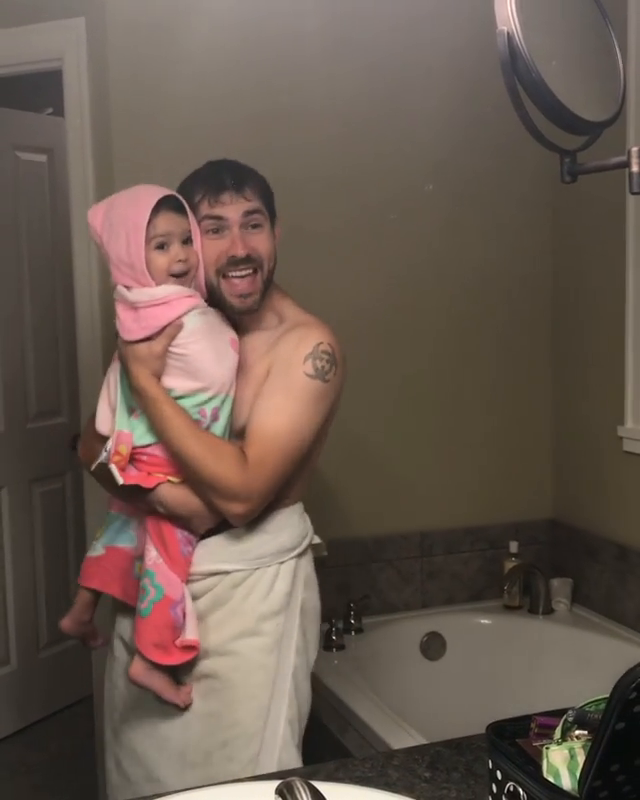
#> input picture frame 90 of video.mp4, 640 x 800 px
$ python face.py
#> lines starting #> are read from the running program, lines starting #| are printed output that depends on the picture; after the words box and inside, x2 and y2 are one past the last pixel; in counts of white or black regions, pixels touching at a corner belong together
import cv2
face_cascade = cv2.CascadeClassifier('haarcascade_frontalface_default.xml')
cap = cv2.VideoCapture('video.mp4')


while True:
    _, img = cap.read()
#> img is the input picture: shape (800, 640, 3); mean B, G, R 78.4, 88.6, 103.9
    gray = cv2.cvtColor(img, cv2.COLOR_BGR2GRAY)
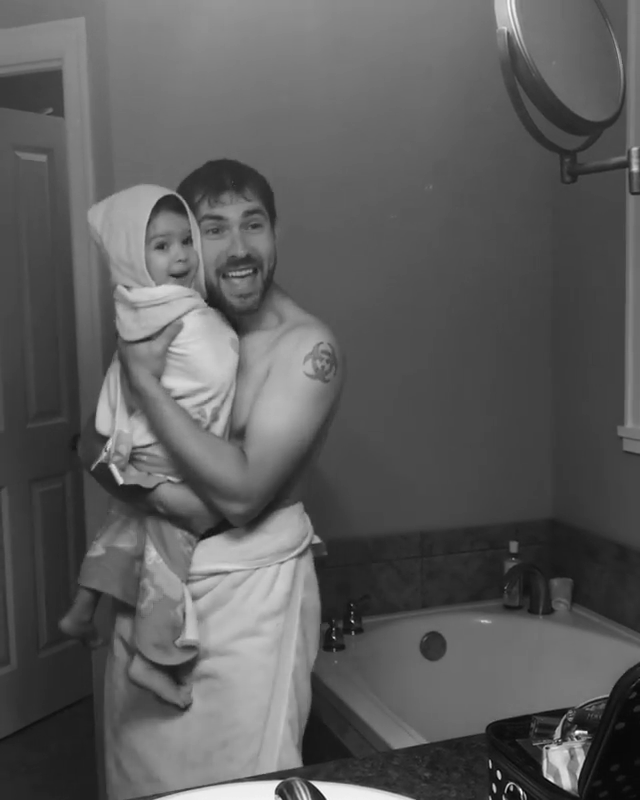
#> gray: shape (800, 640); min 1, max 254, mean 92
    faces = face_cascade.detectMultiScale(gray, 1.1, 4)
#> faces = [[138, 213, 78, 78], [186, 188, 103, 103]]

    for (x, y, w, h) in faces:
        cv2.rectangle(img, (x, y), (x+w, y+h), (255, 0, 0), 2)
#> this loop made 2 passes
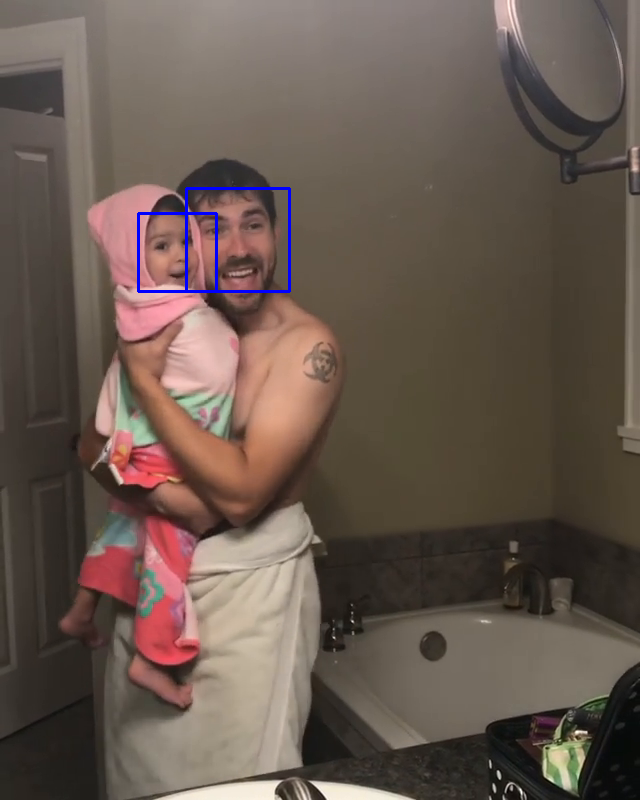
#> img: shape (800, 640, 3); 0.4% of pixels changed, all inside (x1, y1, x2, y2) = (137, 187, 291, 293)

    cv2.imshow('img',img)
    k = cv2.waitKey(30) & 0xff
#> (key Esc is pressed here)
    if k==27:
        break

cap.release()

$ run again, starting later in the video
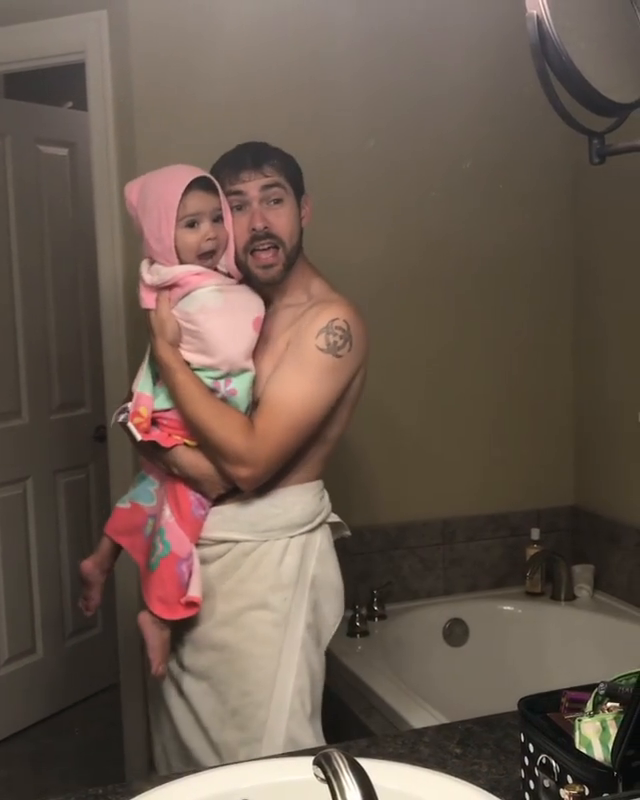
#> input picture frame 405 of video.mp4, 640 x 800 px
#> img is the input picture: shape (800, 640, 3); mean B, G, R 78, 89.3, 105.2
#> `gray = cv2.cvtColor(img, cv2.COLOR_BGR2GRAY)`:
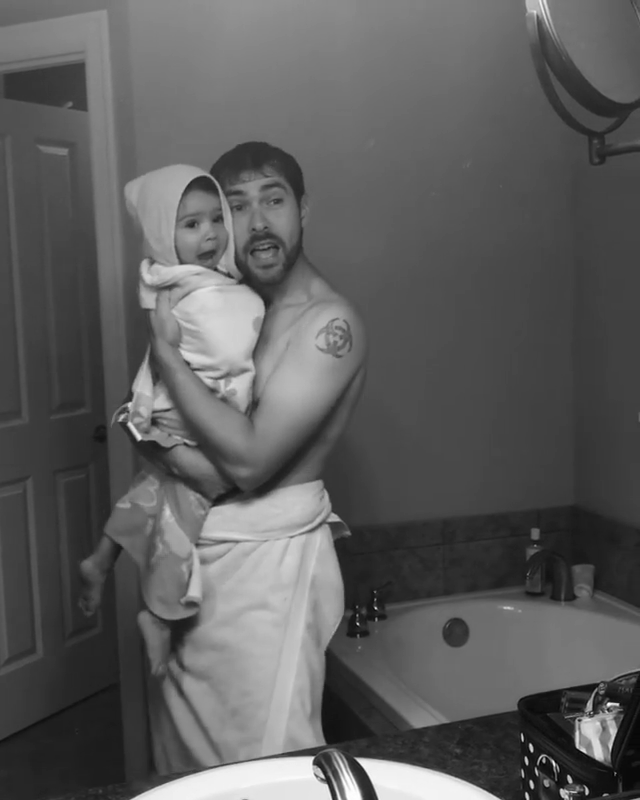
#> gray: shape (800, 640); min 0, max 255, mean 92.8
#> faces = [[167, 191, 79, 79], [210, 164, 103, 103]]
#> the loop `for (x, y, w, h) in faces:` made 2 passes
#> after the loop `for (x, y, w, h) in faces:`:
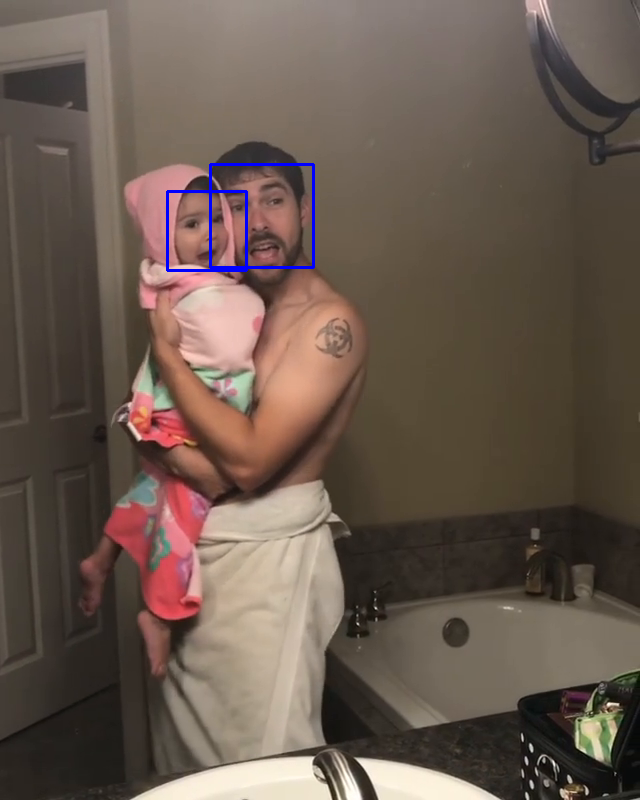
#> img: shape (800, 640, 3); 0.42% of pixels changed, all inside (x1, y1, x2, y2) = (166, 163, 315, 272)

$ run again, starting later in the video
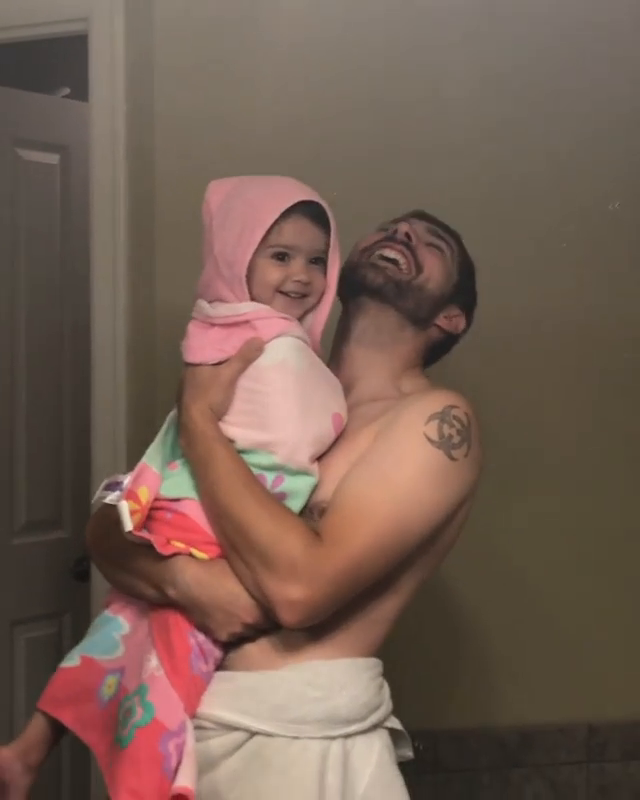
#> input picture frame 720 of video.mp4, 640 x 800 px
#> img is the input picture: shape (800, 640, 3); mean B, G, R 82, 93.8, 116.1
#> `gray = cv2.cvtColor(img, cv2.COLOR_BGR2GRAY)`:
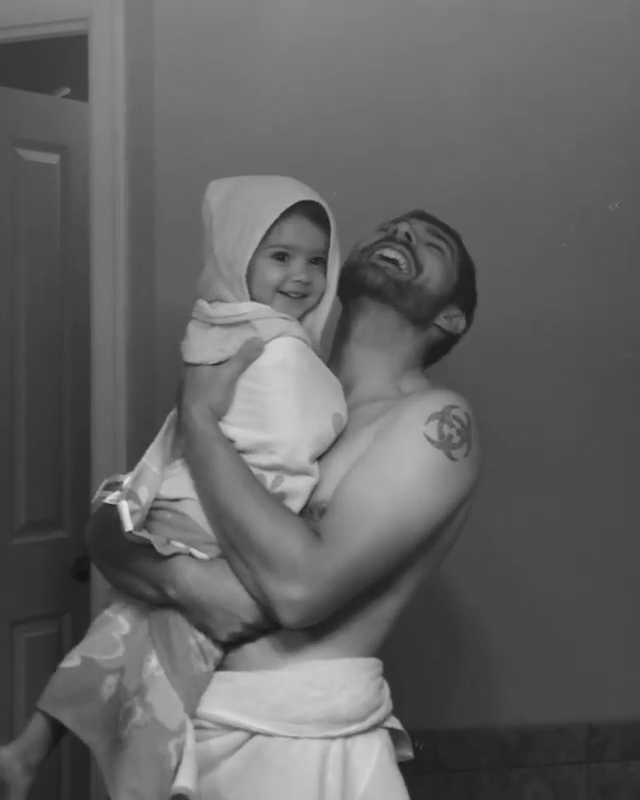
#> gray: shape (800, 640); min 18, max 229, mean 99.1
#> faces = [[406, 393, 64, 64], [248, 221, 99, 99]]
#> the loop `for (x, y, w, h) in faces:` made 2 passes
#> after the loop `for (x, y, w, h) in faces:`:
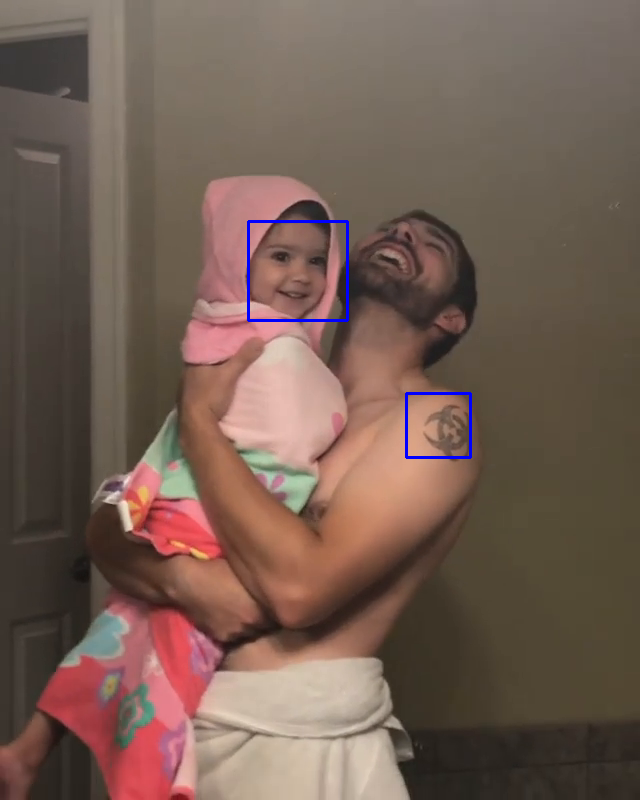
#> img: shape (800, 640, 3); 0.38% of pixels changed, all inside (x1, y1, x2, y2) = (247, 220, 472, 459)
